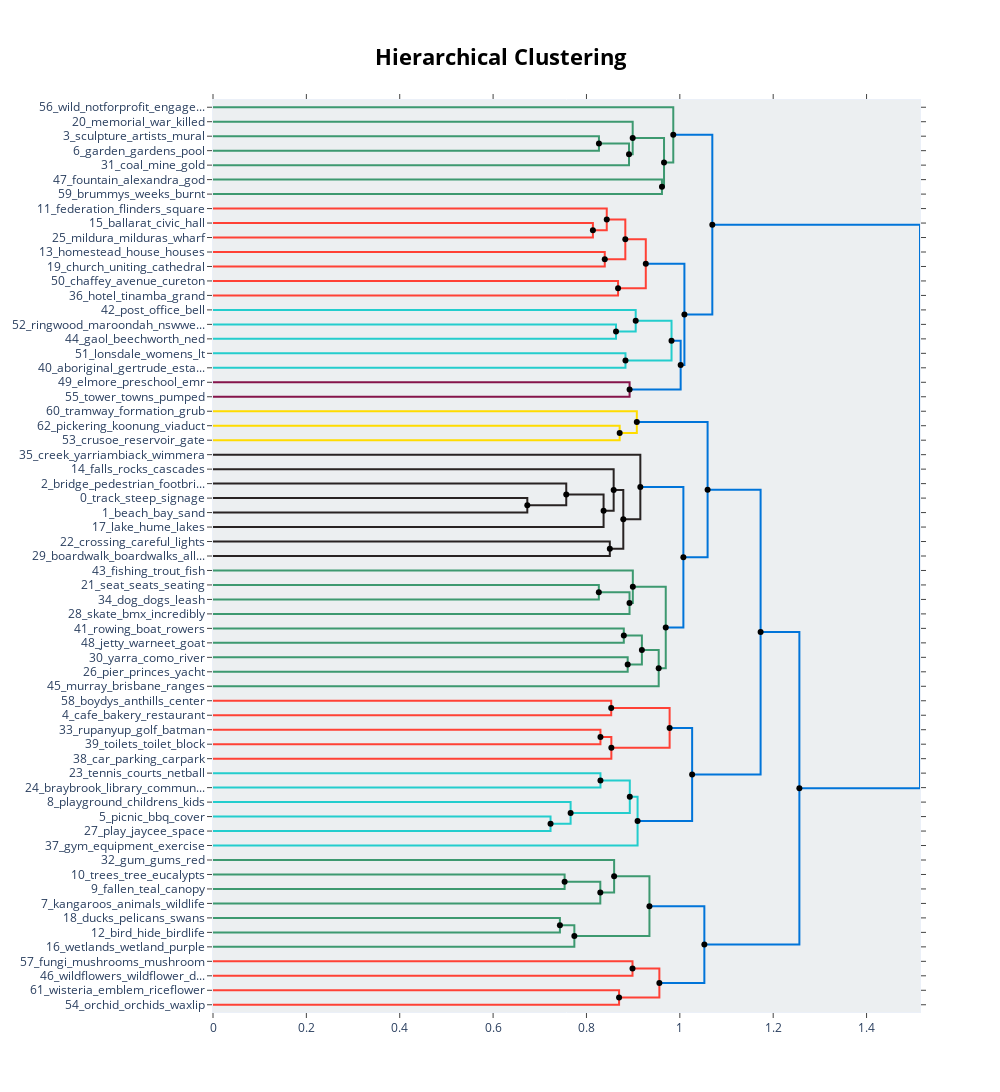

Here is the notebook cell this chart was saved with:
### Code cell
# what happen when merging topics as well
hierarchical_topics = topic_model.hierarchical_topics(docs)
fig = topic_model.visualize_hierarchy(hierarchical_topics=hierarchical_topics)

if not overwrite and os.path.isfile(detailed_topic_hierarchy_html_path):
    logger.info('figures already saved in HTML and image formats')
else:    
    fig.write_html(detailed_topic_hierarchy_html_path)
    fig.write_image(detailed_topic_hierarchy_image_path)
    logger.info(f'figures saved in: \n\t{detailed_topic_hierarchy_html_path}\n\t{detailed_topic_hierarchy_image_path}')

fig

### Figure 1 — Plotly figure (JSON) as saved in the notebook; plotly's stock layout.template omitted (floating-point values rounded to 4 significant figures)
{"data": [{"hoverinfo": "text", "marker": {"color": "rgb(61,153,112)"}, "mode": "lines", "text": ["sculpture_artists_mural_art_wall", "", "", "garden_gardens_pool_botanic_swimming"], "type": "scatter", "x": [0, 0.8267, 0.8267, 0], "xaxis": "x", "y": [-25, -25, -35, -35], "yaxis": "y"}, {"hoverinfo": "text", "marker": {"color": "rgb(61,153,112)"}, "mode": "lines", "text": ["garden_sculpture_gardens_mural_pool", "", "", "coal_mine_gold_foundations_remains"], "type": "scatter", "x": [0.8267, 0.8912, 0.8912, 0], "xaxis": "x", "y": [-30, -30, -45, -45], "yaxis": "y"}, {"hoverinfo": "text", "marker": {"color": "rgb(61,153,112)"}, "mode": "lines", "text": ["memorial_war_killed_cenotaph_john", "", "", "garden_sculpture_gardens_mural_pool"], "type": "scatter", "x": [0, 0.899, 0.899, 0.8912], "xaxis": "x", "y": [-15, -15, -37.5, -37.5], "yaxis": "y"}, {"hoverinfo": "text", "marker": {"color": "rgb(61,153,112)"}, "mode": "lines", "text": ["fountain_alexandra_god_7th_traill", "", "", "brummys_weeks_burnt_bremner_elms"], "type": "scatter", "x": [0, 0.9617, 0.9617, 0], "xaxis": "x", "y": [-55, -55, -65, -65], "yaxis": "y"}, {"hoverinfo": "text", "marker": {"color": "rgb(61,153,112)"}, "mode": "lines", "text": ["gardens_garden_sculpture_memorial_mural", "", "", "fountain_alexandra_god_brummys_weeks"], "type": "scatter", "x": [0.899, 0.9662, 0.9662, 0.9617], "xaxis": "x", "y": [-26.25, -26.25, -60, -60], "yaxis": "y"}, {"hoverinfo": "text", "marker": {"color": "rgb(61,153,112)"}, "mode": "lines", "text": ["wild_notforprofit_engagement_nature_website", "", "", "gardens_garden_sculpture_memorial_pool"], "type": "scatter", "x": [0, 0.986, 0.986, 0.9662], "xaxis": "x", "y": [-5, -5, -43.12, -43.12], "yaxis": "y"}, {"hoverinfo": "text", "marker": {"color": "rgb(255,65,54)"}, "mode": "lines", "text": ["ballarat_civic_hall_cinema_building", "", "", "mildura_milduras_wharf_shillidays_ave"], "type": "scatter", "x": [0, 0.8138, 0.8138, 0], "xaxis": "x", "y": [-85, -85, -95, -95], "yaxis": "y"}, {"hoverinfo": "text", "marker": {"color": "rgb(255,65,54)"}, "mode": "lines", "text": ["federation_flinders_square_argus_arena", "", "", "mildura_ballarat_hall_civic_cinema"], "type": "scatter", "x": [0, 0.8435, 0.8435, 0.8138], "xaxis": "x", "y": [-75, -75, -90, -90], "yaxis": "y"}, {"hoverinfo": "text", "marker": {"color": "rgb(255,65,54)"}, "mode": "lines", "text": ["homestead_house_houses_prefabricated_imported", "", "", "church_uniting_cathedral_sacred_anglican"], "type": "scatter", "x": [0, 0.8392, 0.8392, 0], "xaxis": "x", "y": [-105, -105, -115, -115], "yaxis": "y"}, {"hoverinfo": "text", "marker": {"color": "rgb(255,65,54)"}, "mode": "lines", "text": ["mildura_wharf_federation_ballarat_hall", "", "", "church_uniting_sacred_cathedral_catholic"], "type": "scatter", "x": [0.8435, 0.8832, 0.8832, 0.8392], "xaxis": "x", "y": [-82.5, -82.5, -110, -110], "yaxis": "y"}, {"hoverinfo": "text", "marker": {"color": "rgb(255,65,54)"}, "mode": "lines", "text": ["chaffey_avenue_cureton_bungalow_gatehouse", "", "", "hotel_tinamba_grand_morgala_hardiman"], "type": "scatter", "x": [0, 0.8677, 0.8677, 0], "xaxis": "x", "y": [-125, -125, -135, -135], "yaxis": "y"}, {"hoverinfo": "text", "marker": {"color": "rgb(255,65,54)"}, "mode": "lines", "text": ["church_mildura_homestead_building_house", "", "", "hotel_chaffey_edwardian_tinamba_avenue"], "type": "scatter", "x": [0.8832, 0.9271, 0.9271, 0.8677], "xaxis": "x", "y": [-96.25, -96.25, -130, -130], "yaxis": "y"}, {"hoverinfo": "text", "marker": {"color": "rgb(35,205,205)"}, "mode": "lines", "text": ["ringwood_maroondah_nswwestpac_finnish_savings", "", "", "gaol_beechworth_ned_precinct_prisoners"], "type": "scatter", "x": [0, 0.8633, 0.8633, 0], "xaxis": "x", "y": [-155, -155, -165, -165], "yaxis": "y"}, {"hoverinfo": "text", "marker": {"color": "rgb(35,205,205)"}, "mode": "lines", "text": ["post_office_bell_clock_letterbox", "", "", "beechworth_ringwood_gaol_ned_courthouse"], "type": "scatter", "x": [0, 0.9055, 0.9055, 0.8633], "xaxis": "x", "y": [-145, -145, -160, -160], "yaxis": "y"}, {"hoverinfo": "text", "marker": {"color": "rgb(35,205,205)"}, "mode": "lines", "text": ["lonsdale_womens_lt_clinic_364378", "", "", "aboriginal_gertrude_established_koori_health"], "type": "scatter", "x": [0, 0.8836, 0.8836, 0], "xaxis": "x", "y": [-175, -175, -185, -185], "yaxis": "y"}, {"hoverinfo": "text", "marker": {"color": "rgb(35,205,205)"}, "mode": "lines", "text": ["office_post_ringwood_beechworth_bell", "", "", "aboriginal_lonsdale_gertrude_womens_women"], "type": "scatter", "x": [0.9055, 0.9822, 0.9822, 0.8836], "xaxis": "x", "y": [-152.5, -152.5, -180, -180], "yaxis": "y"}, {"hoverinfo": "text", "marker": {"color": "rgb(133,20,75)"}, "mode": "lines", "text": ["elmore_preschool_emr_station_kathleen", "", "", "tower_towns_pumped_supply_towers"], "type": "scatter", "x": [0, 0.8924, 0.8924, 0], "xaxis": "x", "y": [-195, -195, -205, -205], "yaxis": "y"}, {"hoverinfo": "text", "marker": {"color": "rgb(0,116,217)"}, "mode": "lines", "text": ["office_post_ringwood_beechworth_aboriginal", "", "", "elmore_tower_preschool_1972_station"], "type": "scatter", "x": [0.9822, 1.002, 1.002, 0.8924], "xaxis": "x", "y": [-166.2, -166.2, -200, -200], "yaxis": "y"}, {"hoverinfo": "text", "marker": {"color": "rgb(0,116,217)"}, "mode": "lines", "text": ["church_mildura_building_hotel_homestead", "", "", "office_elmore_post_tower_ringwood"], "type": "scatter", "x": [0.9271, 1.01, 1.01, 1.002], "xaxis": "x", "y": [-113.1, -113.1, -183.1, -183.1], "yaxis": "y"}, {"hoverinfo": "text", "marker": {"color": "rgb(0,116,217)"}, "mode": "lines", "text": ["gardens_garden_sculpture_memorial_pool", "", "", "church_building_mildura_built_house"], "type": "scatter", "x": [0.986, 1.07, 1.07, 1.01], "xaxis": "x", "y": [-24.06, -24.06, -148.1, -148.1], "yaxis": "y"}, {"hoverinfo": "text", "marker": {"color": "rgb(255,220,0)"}, "mode": "lines", "text": ["pickering_koonung_viaduct_doncaster_cable", "", "", "crusoe_reservoir_gate_millers_spillover"], "type": "scatter", "x": [0, 0.8711, 0.8711, 0], "xaxis": "x", "y": [-225, -225, -235, -235], "yaxis": "y"}, {"hoverinfo": "text", "marker": {"color": "rgb(255,220,0)"}, "mode": "lines", "text": ["tramway_formation_grub_lysterfield_expensive", "", "", "crusoe_reservoir_pickering_koonung_viaduct"], "type": "scatter", "x": [0, 0.9079, 0.9079, 0.8711], "xaxis": "x", "y": [-215, -215, -230, -230], "yaxis": "y"}, {"hoverinfo": "text", "marker": {"color": "rgb(40,35,35)"}, "mode": "lines", "text": ["track_steep_signage_gravel_top", "", "", "beach_bay_sand_tide_breakwater"], "type": "scatter", "x": [0, 0.6733, 0.6733, 0], "xaxis": "x", "y": [-275, -275, -285, -285], "yaxis": "y"}, {"hoverinfo": "text", "marker": {"color": "rgb(40,35,35)"}, "mode": "lines", "text": ["bridge_pedestrian_footbridge_railway_underpass", "", "", "beach_bay_track_steep_path"], "type": "scatter", "x": [0, 0.7567, 0.7567, 0.6733], "xaxis": "x", "y": [-265, -265, -280, -280], "yaxis": "y"}, {"hoverinfo": "text", "marker": {"color": "rgb(40,35,35)"}, "mode": "lines", "text": ["beach_bridge_bay_track_steep", "", "", "lake_hume_lakes_weeroona_treganowan"], "type": "scatter", "x": [0.7567, 0.8367, 0.8367, 0], "xaxis": "x", "y": [-272.5, -272.5, -295, -295], "yaxis": "y"}, {"hoverinfo": "text", "marker": {"color": "rgb(40,35,35)"}, "mode": "lines", "text": ["falls_rocks_cascades_volcanic_boulders", "", "", "beach_bridge_bay_track_views"], "type": "scatter", "x": [0, 0.8583, 0.8583, 0.8367], "xaxis": "x", "y": [-255, -255, -283.8, -283.8], "yaxis": "y"}, {"hoverinfo": "text", "marker": {"color": "rgb(40,35,35)"}, "mode": "lines", "text": ["crossing_careful_lights_traffic_trucks", "", "", "boardwalk_boardwalks_allows_wet_slipways"], "type": "scatter", "x": [0, 0.85, 0.85, 0], "xaxis": "x", "y": [-305, -305, -315, -315], "yaxis": "y"}, {"hoverinfo": "text", "marker": {"color": "rgb(40,35,35)"}, "mode": "lines", "text": ["beach_bridge_falls_bay_track", "", "", "boardwalk_crossing_careful_lights_busy"], "type": "scatter", "x": [0.8583, 0.8789, 0.8789, 0.85], "xaxis": "x", "y": [-269.4, -269.4, -310, -310], "yaxis": "y"}, {"hoverinfo": "text", "marker": {"color": "rgb(40,35,35)"}, "mode": "lines", "text": ["creek_yarriambiack_wimmera_stony_hidden", "", "", "beach_bridge_crossing_bay_falls"], "type": "scatter", "x": [0, 0.9154, 0.9154, 0.8789], "xaxis": "x", "y": [-245, -245, -289.7, -289.7], "yaxis": "y"}, {"hoverinfo": "text", "marker": {"color": "rgb(61,153,112)"}, "mode": "lines", "text": ["seat_seats_seating_rest_plenty", "", "", "dog_dogs_leash_pooch_bags"], "type": "scatter", "x": [0, 0.8265, 0.8265, 0], "xaxis": "x", "y": [-335, -335, -345, -345], "yaxis": "y"}, {"hoverinfo": "text", "marker": {"color": "rgb(61,153,112)"}, "mode": "lines", "text": ["dog_seat_seats_dogs_seating", "", "", "skate_bmx_incredibly_bigger_jumps"], "type": "scatter", "x": [0.8265, 0.8922, 0.8922, 0], "xaxis": "x", "y": [-340, -340, -355, -355], "yaxis": "y"}, {"hoverinfo": "text", "marker": {"color": "rgb(61,153,112)"}, "mode": "lines", "text": ["fishing_trout_fish_anglers_azure", "", "", "skate_dog_seat_seats_bmx"], "type": "scatter", "x": [0, 0.8993, 0.8993, 0.8922], "xaxis": "x", "y": [-325, -325, -347.5, -347.5], "yaxis": "y"}, {"hoverinfo": "text", "marker": {"color": "rgb(61,153,112)"}, "mode": "lines", "text": ["rowing_boat_rowers_clubs_apex", "", "", "jetty_warneet_goat_coffs_bench"], "type": "scatter", "x": [0, 0.88, 0.88, 0], "xaxis": "x", "y": [-365, -365, -375, -375], "yaxis": "y"}, {"hoverinfo": "text", "marker": {"color": "rgb(61,153,112)"}, "mode": "lines", "text": ["yarra_como_river_mcec_yalam", "", "", "pier_princes_yacht_altona_port"], "type": "scatter", "x": [0, 0.8883, 0.8883, 0], "xaxis": "x", "y": [-385, -385, -395, -395], "yaxis": "y"}, {"hoverinfo": "text", "marker": {"color": "rgb(61,153,112)"}, "mode": "lines", "text": ["jetty_rowing_boat_rowers_warneet", "", "", "yarra_pier_princes_port_yacht"], "type": "scatter", "x": [0.88, 0.9187, 0.9187, 0.8883], "xaxis": "x", "y": [-370, -370, -390, -390], "yaxis": "y"}, {"hoverinfo": "text", "marker": {"color": "rgb(61,153,112)"}, "mode": "lines", "text": ["yarra_jetty_pier_rowing_princes", "", "", "murray_brisbane_ranges_rivers_junction"], "type": "scatter", "x": [0.9187, 0.9547, 0.9547, 0], "xaxis": "x", "y": [-380, -380, -405, -405], "yaxis": "y"}, {"hoverinfo": "text", "marker": {"color": "rgb(61,153,112)"}, "mode": "lines", "text": ["skate_dog_seat_seats_bmx", "", "", "yarra_jetty_pier_murray_boat"], "type": "scatter", "x": [0.8993, 0.9698, 0.9698, 0.9547], "xaxis": "x", "y": [-336.2, -336.2, -392.5, -392.5], "yaxis": "y"}, {"hoverinfo": "text", "marker": {"color": "rgb(0,116,217)"}, "mode": "lines", "text": ["beach_bridge_crossing_bay_falls", "", "", "skate_yarra_pier_jetty_dog"], "type": "scatter", "x": [0.9154, 1.008, 1.008, 0.9698], "xaxis": "x", "y": [-267.3, -267.3, -364.4, -364.4], "yaxis": "y"}, {"hoverinfo": "text", "marker": {"color": "rgb(0,116,217)"}, "mode": "lines", "text": ["tramway_crusoe_reservoir_pickering_koonung", "", "", "beach_bridge_bay_track_views"], "type": "scatter", "x": [0.9079, 1.059, 1.059, 1.008], "xaxis": "x", "y": [-222.5, -222.5, -315.9, -315.9], "yaxis": "y"}, {"hoverinfo": "text", "marker": {"color": "rgb(255,65,54)"}, "mode": "lines", "text": ["boydys_anthills_center_mornington_ice", "", "", "cafe_bakery_restaurant_coffee_shop"], "type": "scatter", "x": [0, 0.853, 0.853, 0], "xaxis": "x", "y": [-415, -415, -425, -425], "yaxis": "y"}, {"hoverinfo": "text", "marker": {"color": "rgb(255,65,54)"}, "mode": "lines", "text": ["rupanyup_golf_batman_keysborough_post", "", "", "toilets_toilet_block_public_showers"], "type": "scatter", "x": [0, 0.83, 0.83, 0], "xaxis": "x", "y": [-435, -435, -445, -445], "yaxis": "y"}, {"hoverinfo": "text", "marker": {"color": "rgb(255,65,54)"}, "mode": "lines", "text": ["rupanyup_toilets_golf_toilet_public", "", "", "car_parking_carpark_thunder_dee"], "type": "scatter", "x": [0.83, 0.8533, 0.8533, 0], "xaxis": "x", "y": [-440, -440, -455, -455], "yaxis": "y"}, {"hoverinfo": "text", "marker": {"color": "rgb(255,65,54)"}, "mode": "lines", "text": ["cafe_bakery_restaurant_shop_coffee", "", "", "rupanyup_toilets_car_parking_golf"], "type": "scatter", "x": [0.853, 0.9781, 0.9781, 0.8533], "xaxis": "x", "y": [-420, -420, -447.5, -447.5], "yaxis": "y"}, {"hoverinfo": "text", "marker": {"color": "rgb(35,205,205)"}, "mode": "lines", "text": ["tennis_courts_netball_basketball_trugo", "", "", "braybrook_library_community_primary_school"], "type": "scatter", "x": [0, 0.83, 0.83, 0], "xaxis": "x", "y": [-465, -465, -475, -475], "yaxis": "y"}, {"hoverinfo": "text", "marker": {"color": "rgb(35,205,205)"}, "mode": "lines", "text": ["picnic_bbq_cover_tables_table", "", "", "play_jaycee_space_michie_snowgum"], "type": "scatter", "x": [0, 0.7231, 0.7231, 0], "xaxis": "x", "y": [-495, -495, -505, -505], "yaxis": "y"}, {"hoverinfo": "text", "marker": {"color": "rgb(35,205,205)"}, "mode": "lines", "text": ["playground_childrens_kids_bayswater_wallace", "", "", "bbq_picnic_tables_cover_bbqs"], "type": "scatter", "x": [0, 0.766, 0.766, 0.7231], "xaxis": "x", "y": [-485, -485, -500, -500], "yaxis": "y"}, {"hoverinfo": "text", "marker": {"color": "rgb(35,205,205)"}, "mode": "lines", "text": ["tennis_braybrook_courts_netball_basketball", "", "", "playground_bbq_picnic_tables_play"], "type": "scatter", "x": [0.83, 0.8928, 0.8928, 0.766], "xaxis": "x", "y": [-470, -470, -492.5, -492.5], "yaxis": "y"}, {"hoverinfo": "text", "marker": {"color": "rgb(35,205,205)"}, "mode": "lines", "text": ["playground_bbq_picnic_tennis_play", "", "", "gym_equipment_exercise_outdoor_consists"], "type": "scatter", "x": [0.8928, 0.9095, 0.9095, 0], "xaxis": "x", "y": [-481.2, -481.2, -515, -515], "yaxis": "y"}, {"hoverinfo": "text", "marker": {"color": "rgb(0,116,217)"}, "mode": "lines", "text": ["cafe_bakery_restaurant_shop_coffee", "", "", "playground_bbq_picnic_equipment_tennis"], "type": "scatter", "x": [0.9781, 1.026, 1.026, 0.9095], "xaxis": "x", "y": [-433.8, -433.8, -498.1, -498.1], "yaxis": "y"}, {"hoverinfo": "text", "marker": {"color": "rgb(0,116,217)"}, "mode": "lines", "text": ["beach_bridge_track_bay_views", "", "", "playground_bbq_picnic_equipment_toilets"], "type": "scatter", "x": [1.059, 1.173, 1.173, 1.026], "xaxis": "x", "y": [-269.2, -269.2, -465.9, -465.9], "yaxis": "y"}, {"hoverinfo": "text", "marker": {"color": "rgb(61,153,112)"}, "mode": "lines", "text": ["trees_tree_eucalypts_native_revegetation", "", "", "fallen_teal_canopy_heathland_logs"], "type": "scatter", "x": [0, 0.7532, 0.7532, 0], "xaxis": "x", "y": [-535, -535, -545, -545], "yaxis": "y"}, {"hoverinfo": "text", "marker": {"color": "rgb(61,153,112)"}, "mode": "lines", "text": ["trees_tree_native_grass_revegetation", "", "", "kangaroos_animals_wildlife_echidna_lizard"], "type": "scatter", "x": [0.7532, 0.8297, 0.8297, 0], "xaxis": "x", "y": [-540, -540, -555, -555], "yaxis": "y"}, {"hoverinfo": "text", "marker": {"color": "rgb(61,153,112)"}, "mode": "lines", "text": ["gum_gums_red_gumtree_twisting", "", "", "trees_tree_native_grass_wildlife"], "type": "scatter", "x": [0, 0.8593, 0.8593, 0.8297], "xaxis": "x", "y": [-525, -525, -547.5, -547.5], "yaxis": "y"}, {"hoverinfo": "text", "marker": {"color": "rgb(61,153,112)"}, "mode": "lines", "text": ["ducks_pelicans_swans_pelican_cormorants", "", "", "bird_hide_birdlife_nesting_birds"], "type": "scatter", "x": [0, 0.7431, 0.7431, 0], "xaxis": "x", "y": [-565, -565, -575, -575], "yaxis": "y"}, {"hoverinfo": "text", "marker": {"color": "rgb(61,153,112)"}, "mode": "lines", "text": ["ducks_bird_pelicans_birds_birdlife", "", "", "wetlands_wetland_purple_ivanhoe_swamphen"], "type": "scatter", "x": [0.7431, 0.774, 0.774, 0], "xaxis": "x", "y": [-570, -570, -585, -585], "yaxis": "y"}, {"hoverinfo": "text", "marker": {"color": "rgb(61,153,112)"}, "mode": "lines", "text": ["trees_gum_tree_gums_native", "", "", "wetlands_bird_ducks_birds_wetland"], "type": "scatter", "x": [0.8593, 0.9349, 0.9349, 0.774], "xaxis": "x", "y": [-536.2, -536.2, -577.5, -577.5], "yaxis": "y"}, {"hoverinfo": "text", "marker": {"color": "rgb(255,65,54)"}, "mode": "lines", "text": ["fungi_mushrooms_mushroom_spider_descend", "", "", "wildflowers_wildflower_daisies_yam_meadow"], "type": "scatter", "x": [0, 0.8986, 0.8986, 0], "xaxis": "x", "y": [-595, -595, -605, -605], "yaxis": "y"}, {"hoverinfo": "text", "marker": {"color": "rgb(255,65,54)"}, "mode": "lines", "text": ["wisteria_emblem_riceflower_dilwinia_flowers", "", "", "orchid_orchids_waxlip_glossodia_43"], "type": "scatter", "x": [0, 0.8699, 0.8699, 0], "xaxis": "x", "y": [-615, -615, -625, -625], "yaxis": "y"}, {"hoverinfo": "text", "marker": {"color": "rgb(255,65,54)"}, "mode": "lines", "text": ["fungi_wildflowers_wildflower_daisies_mushrooms", "", "", "orchid_orchids_flowers_waxlip_heath"], "type": "scatter", "x": [0.8986, 0.9562, 0.9562, 0.8699], "xaxis": "x", "y": [-600, -600, -620, -620], "yaxis": "y"}, {"hoverinfo": "text", "marker": {"color": "rgb(0,116,217)"}, "mode": "lines", "text": ["trees_wetlands_bird_birds_ducks", "", "", "orchid_fungi_orchids_wildflowers_wildflower"], "type": "scatter", "x": [0.9349, 1.053, 1.053, 0.9562], "xaxis": "x", "y": [-556.9, -556.9, -610, -610], "yaxis": "y"}, {"hoverinfo": "text", "marker": {"color": "rgb(0,116,217)"}, "mode": "lines", "text": ["beach_playground_bridge_picnic_bbq", "", "", "trees_wetlands_bird_birds_ducks"], "type": "scatter", "x": [1.173, 1.256, 1.256, 1.053], "xaxis": "x", "y": [-367.6, -367.6, -583.4, -583.4], "yaxis": "y"}, {"hoverinfo": "text", "marker": {"color": "rgb(0,116,217)"}, "mode": "lines", "text": ["church_gardens_building_was_garden", "", "", "beach_playground_bridge_picnic_track"], "type": "scatter", "x": [1.07, 1.514, 1.514, 1.256], "xaxis": "x", "y": [-86.09, -86.09, -475.5, -475.5], "yaxis": "y"}, {"hoverinfo": "text", "hovertext": ["garden_sculpture_gardens_mural_pool", "gardens_garden_sculpture_memorial_mural", "mildura_wharf_federation_ballarat_hall", "church_mildura_homestead_building_house", "office_post_ringwood_beechworth_bell", "office_post_ringwood_beechworth_aboriginal", "church_mildura_building_hotel_homestead", "gardens_garden_sculpture_memorial_pool", "beach_bridge_bay_track_steep", "beach_bridge_falls_bay_track", "dog_seat_seats_dogs_seating", "jetty_rowing_boat_rowers_warneet", "yarra_jetty_pier_rowing_princes", "skate_dog_seat_seats_bmx", "beach_bridge_crossing_bay_falls", "tramway_crusoe_reservoir_pickering_koonung", "rupanyup_toilets_golf_toilet_public", "cafe_bakery_restaurant_shop_coffee", "tennis_braybrook_courts_netball_basketball", "playground_bbq_picnic_tennis_play", "cafe_bakery_restaurant_shop_coffee", "beach_bridge_track_bay_views", "trees_tree_native_grass_revegetation", "ducks_bird_pelicans_birds_birdlife", "trees_gum_tree_gums_native", "fungi_wildflowers_wildflower_daisies_mushrooms", "trees_wetlands_bird_birds_ducks", "beach_playground_bridge_picnic_bbq", "church_gardens_building_was_garden"], "marker": {"color": "black"}, "mode": "markers", "showlegend": false, "type": "scatter", "x": [0.8267, 0.899, 0.8435, 0.8832, 0.9055, 0.9822, 0.9271, 0.986, 0.7567, 0.8583, 0.8265, 0.88, 0.9187, 0.8993, 0.9154, 0.9079, 0.83, 0.853, 0.83, 0.8928, 0.9781, 1.059, 0.7532, 0.7431, 0.8593, 0.8986, 0.9349, 1.173, 1.07], "y": [-30, -26.25, -82.5, -96.25, -152.5, -166.2, -113.1, -24.06, -272.5, -269.4, -340, -370, -380, -336.2, -267.3, -222.5, -440, -420, -470, -481.2, -433.8, -269.2, -540, -570, -536.2, -600, -556.9, -367.6, -86.09]}, {"hoverinfo": "text", "hovertext": ["garden_sculpture_gardens_mural_pool", "fountain_alexandra_god_brummys_weeks", "gardens_garden_sculpture_memorial_pool", "mildura_ballarat_hall_civic_cinema", "church_uniting_sacred_cathedral_catholic", "hotel_chaffey_edwardian_tinamba_avenue", "beechworth_ringwood_gaol_ned_courthouse", "aboriginal_lonsdale_gertrude_womens_women", "elmore_tower_preschool_1972_station", "office_elmore_post_tower_ringwood", "church_building_mildura_built_house", "crusoe_reservoir_pickering_koonung_viaduct", "beach_bay_track_steep_path", "beach_bridge_bay_track_views", "boardwalk_crossing_careful_lights_busy", "beach_bridge_crossing_bay_falls", "skate_dog_seat_seats_bmx", "yarra_pier_princes_port_yacht", "yarra_jetty_pier_murray_boat", "skate_yarra_pier_jetty_dog", "beach_bridge_bay_track_views", "rupanyup_toilets_car_parking_golf", "bbq_picnic_tables_cover_bbqs", "playground_bbq_picnic_tables_play", "playground_bbq_picnic_equipment_tennis", "playground_bbq_picnic_equipment_toilets", "trees_tree_native_grass_wildlife", "wetlands_bird_ducks_birds_wetland", "orchid_orchids_flowers_waxlip_heath", "orchid_fungi_orchids_wildflowers_wildflower", "trees_wetlands_bird_birds_ducks", "beach_playground_bridge_picnic_track"], "marker": {"color": "black"}, "mode": "markers", "showlegend": false, "type": "scatter", "x": [0.8912, 0.9617, 0.9662, 0.8138, 0.8392, 0.8677, 0.8633, 0.8836, 0.8924, 1.002, 1.01, 0.8711, 0.6733, 0.8367, 0.85, 0.8789, 0.8922, 0.8883, 0.9547, 0.9698, 1.008, 0.8533, 0.7231, 0.766, 0.9095, 1.026, 0.8297, 0.774, 0.8699, 0.9562, 1.053, 1.256], "y": [-37.5, -60, -43.12, -90, -110, -130, -160, -180, -200, -183.1, -148.1, -230, -280, -283.8, -310, -289.7, -347.5, -390, -392.5, -364.4, -315.9, -447.5, -500, -492.5, -498.1, -465.9, -547.5, -577.5, -620, -610, -583.4, -475.5]}], "layout": {"autosize": false, "height": 1145, "hoverlabel": {"bgcolor": "white", "font": {"family": "Rockwell", "size": 16}}, "hovermode": "closest", "plot_bgcolor": "#ECEFF1", "showlegend": false, "title": {"font": {"color": "Black", "size": 22}, "text": "<b>Hierarchical Clustering</b>", "x": 0.5, "xanchor": "center", "yanchor": "top"}, "width": 1000, "xaxis": {"autorange": true, "mirror": "allticks", "range": [0, 1.514], "rangemode": "tozero", "showgrid": false, "showline": true, "showticklabels": true, "ticks": "outside", "type": "linear", "zeroline": false}, "yaxis": {"mirror": "allticks", "range": [-630, 0], "rangemode": "tozero", "showgrid": false, "showline": true, "showticklabels": true, "tickmode": "array", "ticks": "outside", "ticktext": ["56_wild_notforprofit_engage...", "20_memorial_war_killed", "3_sculpture_artists_mural", "6_garden_gardens_pool", "31_coal_mine_gold", "47_fountain_alexandra_god", "59_brummys_weeks_burnt", "11_federation_flinders_square", "15_ballarat_civic_hall", "25_mildura_milduras_wharf", "13_homestead_house_houses", "19_church_uniting_cathedral", "50_chaffey_avenue_cureton", "36_hotel_tinamba_grand", "42_post_office_bell", "52_ringwood_maroondah_nswwe...", "44_gaol_beechworth_ned", "51_lonsdale_womens_lt", "40_aboriginal_gertrude_esta...", "49_elmore_preschool_emr", "55_tower_towns_pumped", "60_tramway_formation_grub", "62_pickering_koonung_viaduct", "53_crusoe_reservoir_gate", "35_creek_yarriambiack_wimmera", "14_falls_rocks_cascades", "2_bridge_pedestrian_footbri...", "0_track_steep_signage", "1_beach_bay_sand", "17_lake_hume_lakes", "22_crossing_careful_lights", "29_boardwalk_boardwalks_all...", "43_fishing_trout_fish", "21_seat_seats_seating", "34_dog_dogs_leash", "28_skate_bmx_incredibly", "41_rowing_boat_rowers", "48_jetty_warneet_goat", "30_yarra_como_river", "26_pier_princes_yacht", "45_murray_brisbane_ranges", "58_boydys_anthills_center", "4_cafe_bakery_restaurant", "33_rupanyup_golf_batman", "39_toilets_toilet_block", "38_car_parking_carpark", "23_tennis_courts_netball", "24_braybrook_library_commun...", "8_playground_childrens_kids", "5_picnic_bbq_cover", "27_play_jaycee_space", "37_gym_equipment_exercise", "32_gum_gums_red", "10_trees_tree_eucalypts", "9_fallen_teal_canopy", "7_kangaroos_animals_wildlife", "18_ducks_pelicans_swans", "12_bird_hide_birdlife", "16_wetlands_wetland_purple", "57_fungi_mushrooms_mushroom", "46_wildflowers_wildflower_d...", "61_wisteria_emblem_riceflower", "54_orchid_orchids_waxlip"], "tickvals": [-5, -15, -25, -35, -45, -55, -65, -75, -85, -95, -105, -115, -125, -135, -145, -155, -165, -175, -185, -195, -205, -215, -225, -235, -245, -255, -265, -275, -285, -295, -305, -315, -325, -335, -345, -355, -365, -375, -385, -395, -405, -415, -425, -435, -445, -455, -465, -475, -485, -495, -505, -515, -525, -535, -545, -555, -565, -575, -585, -595, -605, -615, -625], "type": "linear", "zeroline": false}}}
